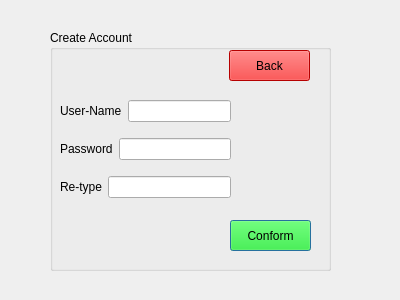
<?xml version="1.0" encoding="UTF-8"?>
<ui version="4.0">
 <class>Account</class>
 <widget class="QDialog" name="Account">
  <property name="geometry">
   <rect>
    <x>0</x>
    <y>0</y>
    <width>400</width>
    <height>300</height>
   </rect>
  </property>
  <property name="windowTitle">
   <string>Dialog</string>
  </property>
  <widget class="QGroupBox" name="groupBox">
   <property name="geometry">
    <rect>
     <x>50</x>
     <y>30</y>
     <width>281</width>
     <height>241</height>
    </rect>
   </property>
   <property name="autoFillBackground">
    <bool>true</bool>
   </property>
   <property name="title">
    <string>Create Account</string>
   </property>
   <widget class="QPushButton" name="pushButton_confom">
    <property name="geometry">
     <rect>
      <x>180</x>
      <y>190</y>
      <width>81</width>
      <height>31</height>
     </rect>
    </property>
    <property name="styleSheet">
     <string notr="true">background-color: rgb(0, 253, 0);</string>
    </property>
    <property name="text">
     <string>Conform</string>
    </property>
   </widget>
   <widget class="QPushButton" name="pushButton_back">
    <property name="geometry">
     <rect>
      <x>179</x>
      <y>20</y>
      <width>81</width>
      <height>31</height>
     </rect>
    </property>
    <property name="styleSheet">
     <string notr="true">background-color: rgb(255, 0, 0);</string>
    </property>
    <property name="text">
     <string>Back</string>
    </property>
   </widget>
   <widget class="QWidget" name="layoutWidget">
    <property name="geometry">
     <rect>
      <x>10</x>
      <y>60</y>
      <width>171</width>
      <height>121</height>
     </rect>
    </property>
    <layout class="QVBoxLayout" name="verticalLayout">
     <item>
      <layout class="QHBoxLayout" name="horizontalLayout">
       <item>
        <widget class="QLabel" name="label">
         <property name="text">
          <string>User-Name</string>
         </property>
        </widget>
       </item>
       <item>
        <widget class="QLineEdit" name="lineEdit_username"/>
       </item>
      </layout>
     </item>
     <item>
      <layout class="QHBoxLayout" name="horizontalLayout_2">
       <item>
        <widget class="QLabel" name="label_2">
         <property name="text">
          <string>Password</string>
         </property>
        </widget>
       </item>
       <item>
        <widget class="QLineEdit" name="lineEdit_password"/>
       </item>
      </layout>
     </item>
     <item>
      <layout class="QHBoxLayout" name="horizontalLayout_3">
       <item>
        <widget class="QLabel" name="label_3">
         <property name="text">
          <string>Re-type</string>
         </property>
        </widget>
       </item>
       <item>
        <widget class="QLineEdit" name="lineEdit_retype"/>
       </item>
      </layout>
     </item>
    </layout>
   </widget>
  </widget>
 </widget>
 <resources/>
 <connections/>
</ui>
